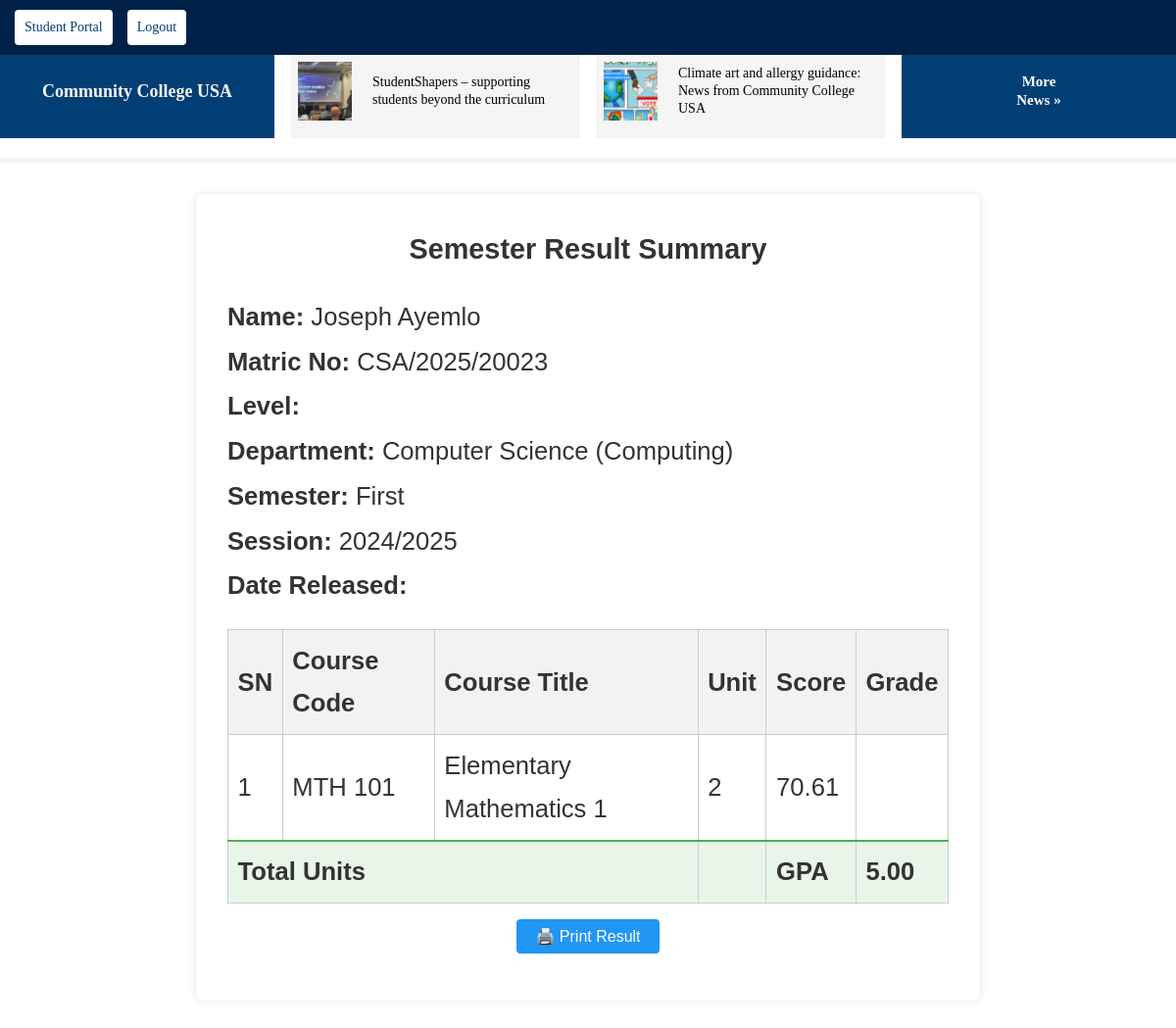
The app's page /studentportal/student/student_approved_result_details/1/ (signed in) with its own data.
### core/models/shared.py (models this page shows, shortened)
class SemesterResult(models.Model):
    student = models.ForeignKey('core.Student', on_delete=models.CASCADE)
    academic_calendar = models.ForeignKey('AcademicCalendar', on_delete=models.PROTECT, null=True, blank=True) #Rm change null to false and remove blank
    total_units_registered = models.PositiveIntegerField(default=0)
    total_units_passed = models.PositiveIntegerField(default=0)
    total_grade_points = models.DecimalField(max_digits=6, decimal_places=2, default=0)
    gpa = models.DecimalField(max_digits=4, decimal_places=2, default=0)
    cgpa = models.DecimalField(max_digits=4, decimal_places=2, default=0)
    remark = models.CharField(max_length=255, null=True, blank=True)
    is_released = models.BooleanField(default=False)
    updated_at = models.DateTimeField(auto_now=True)
    class Meta:
        unique_together = ('student', 'academic_calendar')

class CourseOfStudy(models.Model):
    name = models.CharField(max_length=100)
    department = models.ForeignKey(Department, on_delete=models.CASCADE, related_name='courses_of_study')
    duration_years = models.PositiveIntegerField(default=4)
    class Meta:
        unique_together = ('name', 'department')

class Department(models.Model):
    name = models.CharField(max_length=100)
    faculty = models.ForeignKey(Faculty, on_delete=models.CASCADE, related_name='departments')
    class Meta:
        unique_together = ('name', 'faculty')  # name must be unique within a faculty
    def __str__(self):
        return f"{self.name} ({self.faculty.name})"

class Faculty(models.Model):
    name = models.CharField(max_length=100, unique=True)

class AcademicCalendar(models.Model):
    session = models.CharField(max_length=20)  # e.g., '2024/2025'
    semester = models.CharField(max_length=30, choices=SemesterChoices.choices)
    is_current = models.BooleanField(default=False)

class StudentResult(models.Model):
    semester_result = models.ForeignKey('core.SemesterResult', on_delete=models.CASCADE, null=True, blank=True,  related_name='student_results')
    registered_course = models.OneToOneField('RegisteredCourse', on_delete=models.CASCADE)
    ca1 = models.DecimalField(max_digits=5, decimal_places=2, default=0)
    ca2 = models.DecimalField(max_digits=5, decimal_places=2, default=0)
    ca3 = models.DecimalField(max_digits=5, decimal_places=2, default=0)
    exam = models.DecimalField(max_digits=5, decimal_places=2, default=0)
    remark = models.TextField(null=True, blank=True)
    created_at = models.DateTimeField(auto_now_add=True)
    updated_at = models.DateTimeField(auto_now=True)
    updated_by = models.ForeignKey(User, on_delete=models.SET_NULL, null=True, blank=True)
    def total_score(self):
        return float(self.ca1 + self.ca2 + self.ca3 + self.exam)

class RegisteredCourse(models.Model):
    student = models.ForeignKey('Student', on_delete=models.CASCADE)
    course = models.ForeignKey('Course', on_delete=models.CASCADE)
    academic_calendar = models.ForeignKey('AcademicCalendar', on_delete=models.PROTECT, null=False)
    timestamp = models.DateTimeField(auto_now_add=True)
    approved = models.BooleanField(default=False)
    approved_by = models.ForeignKey(User, on_delete=models.SET_NULL, null=True, blank=True)
    approved_at = models.DateTimeField(null=True, blank=True)
    is_repeat_course = models.BooleanField(default=False)
    is_locked = models.BooleanField(default=False)

class Course(models.Model):
    code = models.CharField(max_length=10)
    title = models.CharField(max_length=100)
    unit = models.PositiveIntegerField()
    level = models.CharField(max_length=30, choices=LevelChoices.choices)
    semester = models.CharField(max_length=30, choices=SemesterChoices.choices)
    department = models.ForeignKey(Department, on_delete=models.CASCADE)
    category = models.CharField(max_length=30, choices=CourseCategoryChoices.choices)
    created_at = models.DateTimeField(auto_now_add=True)
    updated_at = models.DateTimeField(auto_now=True)

### core/models/users.py (models this page shows, shortened)
class Student(models.Model):
    admin = models.OneToOneField(settings.AUTH_USER_MODEL, on_delete=models.CASCADE, related_name='student')
    matric_no = models.CharField(max_length=20, unique=True, blank=False, null=False)
    course_of_study = models.ForeignKey('core.CourseOfStudy', on_delete=models.SET_NULL, null=True)
    level = models.CharField(max_length=3, choices=LevelChoices.choices)
    date_of_admission = models.DateTimeField(auto_now_add=True)

class CustomUser(AbstractUser):
    USER_TYPE = ((1, "Management"), (2, "AcademicStaff"),(3, "NonAcademicStaff"), (4, "Student"),  (5, "AspirantStudent"))
    GENDER = [("M", "Male"), ("F", "Female")]
    username = None  # Removed username, using email instead
    email = models.EmailField(unique=True)
    user_type = models.CharField(default=30, choices=USER_TYPE, max_length=1)
    gender = models.CharField(max_length=20, choices=GENDER)
    address = models.TextField()
    created_at = models.DateTimeField(auto_now_add=True)
    updated_at = models.DateTimeField(auto_now=True)
    USERNAME_FIELD = "email"
    REQUIRED_FIELDS = []
    objects = CustomUserManager()

### studentportal/views.py (the view)
# urls.py: path("student/student_approved_result_details/<int:result_id>/", views.student_approved_result_details, name='student_approved_result_details'),
@login_required
@user_passes_test(is_student)
def student_approved_result_details(request, result_id):
    student = request.user.student
    result = get_object_or_404(
        SemesterResult,
        id=result_id,
        student=student,
        is_released=True
    )
    detailed_results = StudentResult.objects.filter(
        semester_result=result
    ).select_related('registered_course__course')
    context = {
        'result': result,
        'detailed_results': detailed_results,
    }
    return render(request, 'studentportal/partials/student_approved_result_details.html', context)

### studentportal/views.py (called while the page is built)
def is_student(user):
    return user.is_authenticated and user.user_type == '4'

### templates/studentportal/partials/student_approved_result_details.html (shortened to what this page needs)
{% extends 'base.html' %}
{% load static %}
{% block content %}
{% load static %}
<div class="invoice_container" id="print-area">
  <h2 class="invoice_title">Semester Result Summary</h2>
  <div class="invoice_meta">
    <p><strong>Name:</strong> {{ result.student.admin.first_name }} {{ result.student.admin.last_name }}</p>
    <p><strong>Matric No:</strong> {{ result.student.matric_no }}</p>
    <p><strong>Level:</strong> {{ result.level }}</p>
    <p><strong>Department:</strong> {{ result.student.course_of_study.department }}</p>
    <p><strong>Semester:</strong> {{ result.academic_calendar.semester }}</p>
    <p><strong>Session:</strong> {{ result.academic_calendar.session }}</p>
    <p><strong>Date Released:</strong> {{ result.released_at|date:"F j, Y" }}</p>
  </div>
  <table class="invoice_table">
    <thead class="invoice_table_head">
      <tr class="invoice_table_row invoice_table_head_row">
        <th class="invoice_table_header">SN</th>
        <th class="invoice_table_header">Course Code</th>
        <th class="invoice_table_header">Course Title</th>
        <th class="invoice_table_header">Unit</th>
        <th class="invoice_table_header">Score</th>
        <th class="invoice_table_header">Grade</th>
      </tr>
    </thead>
    <tbody class="invoice_table_body">
      {% for item in detailed_results %}
      <tr class="invoice_table_row">
        <td class="invoice_table_cell">{{ forloop.counter }}</td>
        <td class="invoice_table_cell">{{ item.registered_course.course.code }}</td>
        <td class="invoice_table_cell">{{ item.registered_course.course.title }}</td>
        <td class="invoice_table_cell">{{ item.registered_course.course.unit }}</td>
        <td class="invoice_table_cell">{{ item.total_score }}</td>
        <td class="invoice_table_cell">{{ item.grade }}</td>
      </tr>
      {% endfor %}
      <tr class="invoice_table_row invoice_total">
        <td colspan="3" class="invoice_table_cell"><strong>Total Units</strong></td>
        <td class="invoice_table_cell"><strong>{{ result.total_units }}</strong></td>
        <td colspan="1" class="invoice_table_cell"><strong>GPA</strong></td>
        <td class="invoice_table_cell"><strong>{{ result.gpa }}</strong></td>
      </tr>
    </tbody>
  </table>
  <button onclick="window.print()" class="print_button">🖨️ Print Result</button>
</div>
{% endblock content %}

### static/css/main.css (style rules this page uses)
* { margin: 0; padding: 0; box-sizing: border-box; }
body { font-family: "Lato" sans-serif; font-weight: 400; font-size: 1.6rem; line-height: 1.7; }
.invoice_container { max-width: 800px; margin: 2rem auto; padding: 2rem; background-color: #ffffff; box-shadow: 0 0 10px rgba(0, 0, 0, 0.1); font-family: sans-serif; border-radius: 8px; color: #333; }
.invoice_title { text-align: center; font-size: 1.8rem; margin-bottom: 1.5rem; }
.invoice_meta { margin-bottom: 1.5rem; line-height: 1.6; }
.invoice_meta p { margin: 0.3rem 0; }
.invoice_table { width: 100%; border-collapse: collapse; margin-top: 1rem; }
.invoice_table_head_row { background-color: #f2f2f2; }
.invoice_table_header { font-weight: bold; padding: 0.6rem; border: 1px solid #ccc; text-align: left; }
.invoice_table_cell { padding: 0.6rem; border: 1px solid #ccc; text-align: left; }
.invoice_table_row:nth-child(even) { background-color: #fafafa; }
.invoice_table .invoice_total { background-color: #e8f5e9; font-weight: bold; }
.invoice_table .invoice_total td { border-top: 2px solid #4caf50; }
.print_button { display: block; margin: 1rem auto; padding: 0.5rem 1.2rem; background-color: #2196f3; color: white; border: none; font-size: 1rem; border-radius: 4px; cursor: pointer; }

### records on screen
SemesterResult: student.admin.first_name "Joseph", student.admin.last_name "Ayemlo", student.matric_no "CSA/2025/20023", student.course_of_study.department "Computer Science (Computing)", academic_calendar.semester "First", academic_calendar.session "2024/2025", gpa "5.00"
StudentResult: registered_course.course.code "MTH 101", registered_course.course "Elementary Mathematics 1", registered_course.course.unit "2", total_score "70.61"
